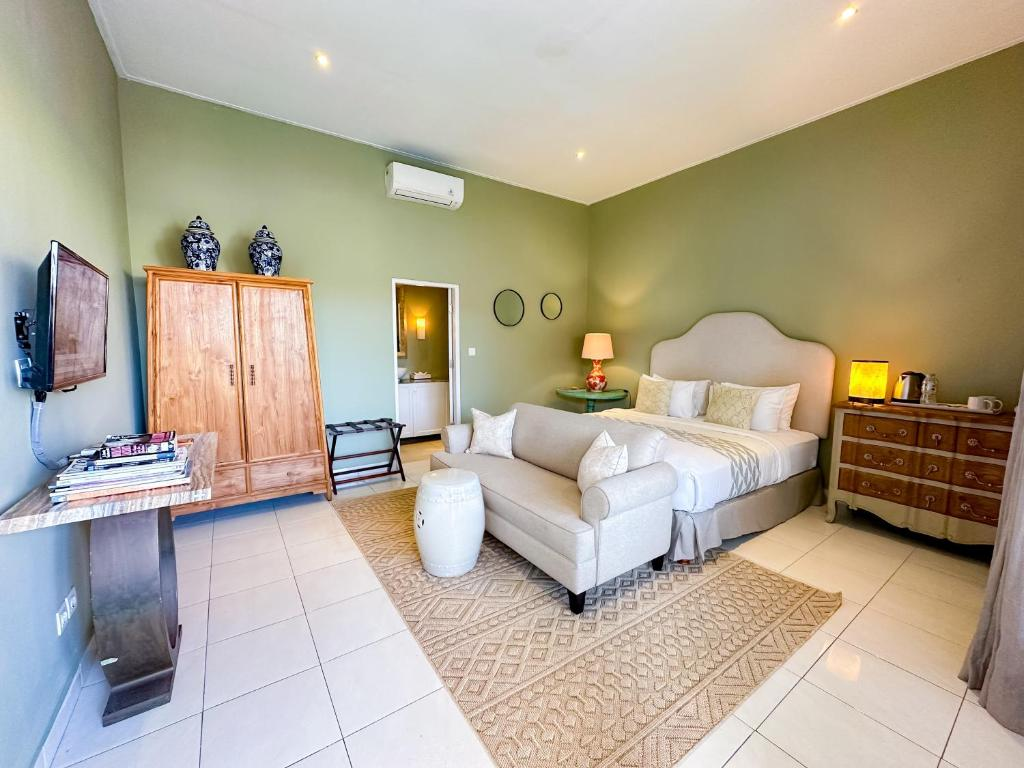
#> input picture Visual_SLAM/Stage_1/images/room.jpg, 1024 x 768 px, found by its file name
$ python task5_ORB.py
#> lines starting #> are read from the running program, lines starting #| are printed output that depends on the picture
import cv2

# Read image
image = cv2.imread(r"D:\rwu\rwu jobs\TwinCube\Stage_1\images\room.jpg")
#> image is the input picture: shape (768, 1024, 3); mean B, G, R 151.2, 168.3, 178.2

# Convert to grayscale
gray = cv2.cvtColor(image, cv2.COLOR_BGR2GRAY)
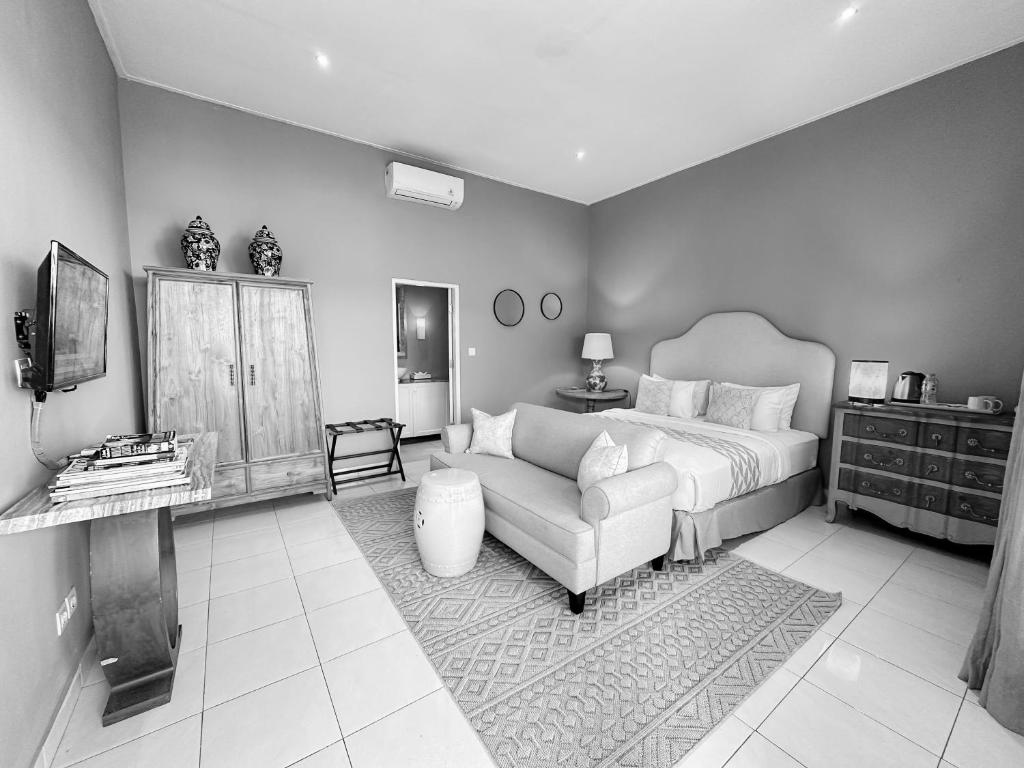
#> gray: shape (768, 1024); min 0, max 255, mean 169.3

# Create ORB detector
orb = cv2.ORB_create()

# Detect keypoints and compute descriptors
keypoints, descriptors = orb.detectAndCompute(gray, None)
#> keypoints = 500 keypoints; strongest (x, y, size): (108, 455, 31), (103, 452, 31), (54, 243, 31), (333, 471, 31)

# Draw keypoints
output = cv2.drawKeypoints(
    image,
    keypoints,
    None,
    color=(0, 0, 255),
    flags=cv2.DRAW_MATCHES_FLAGS_DRAW_RICH_KEYPOINTS
)
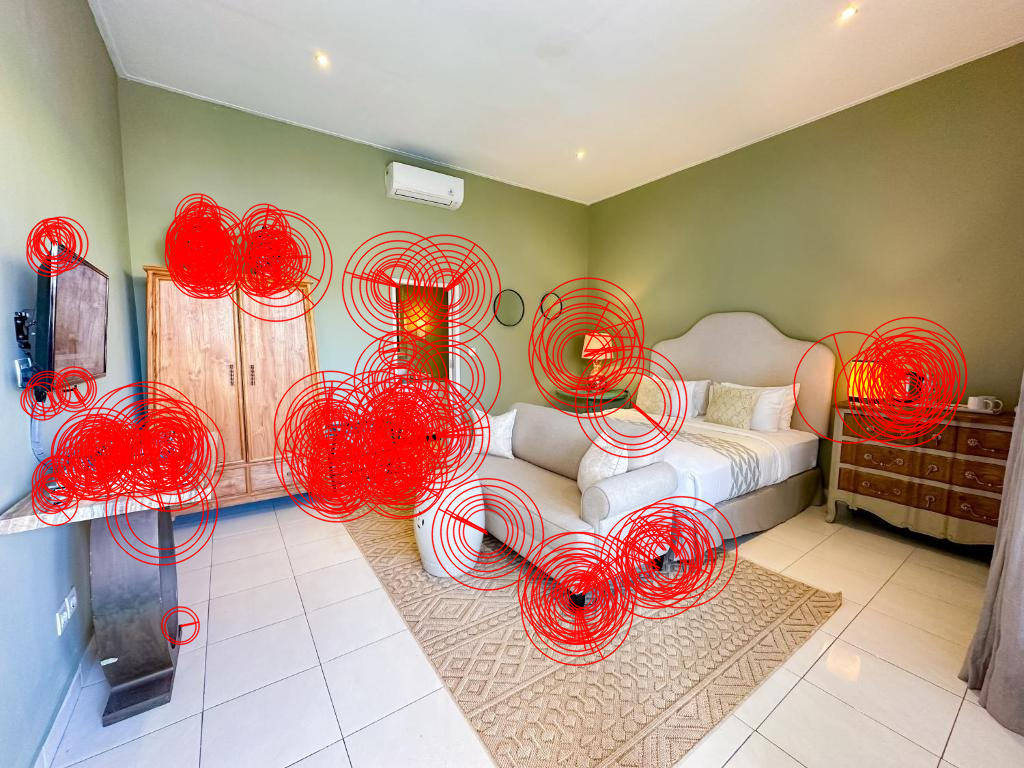
#> output: shape (768, 1024, 3); mean B, G, R 137.7, 153.4, 186.1

# Display
cv2.imshow("ORB Keypoints", output)

# Save
cv2.imwrite(r"D:\rwu\rwu jobs\TwinCube\Stage_1\results\orb_keypoints.jpg", output)

print("Number of ORB keypoints:", len(keypoints))
#| Number of ORB keypoints: 500
print("Descriptor shape:", descriptors.shape)
#| Descriptor shape: (500, 32)

cv2.waitKey(0)
cv2.destroyAllWindows()
